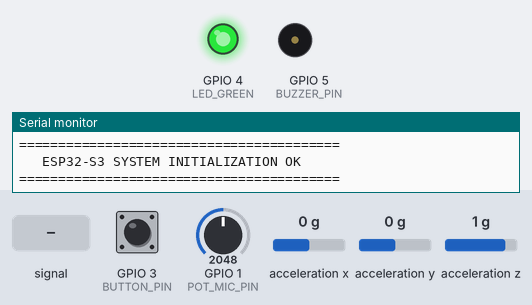
Bench run of a sketch on a simulated ESP32-S3. Shown: output pins drawn as LEDs (lit = HIGH), buzzer (waves = sounding), the last lines printed to the serial monitor. Wiring (from diagram.json): MPU-6050 motion sensor at I2C address 0x68. Dashed ring = blinking. Inputs (shaded band) come from the test bench; at power-on: GPIO 1 (POT_MIC_PIN) = 2048, GPIO 3 (BUTTON_PIN) HIGH, acceleration x 0 g, acceleration y 0 g, acceleration z 1 g.

Above: at 1.2 s.
1.3 s: GPIO 1 (POT_MIC_PIN) fed a 200 Hz sine of ±1023 counts around its level
At 2.77 s:
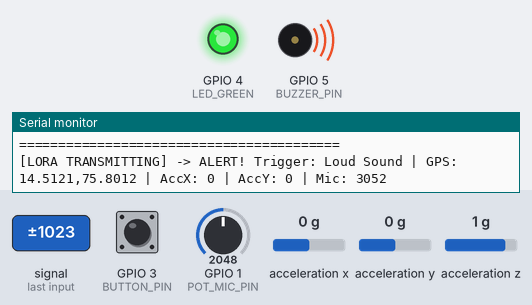
4.3 s: GPIO 1 (POT_MIC_PIN) set to 2866
At 5.0 s:
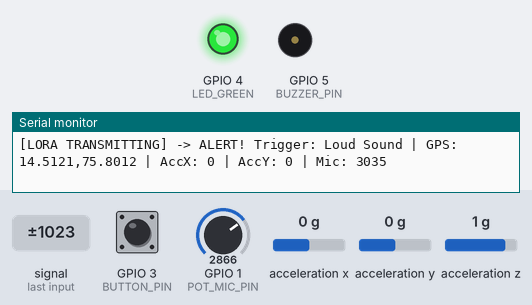
5.8 s: GPIO 3 (BUTTON_PIN) pulled LOW for 0.15 s
At 6.85 s:
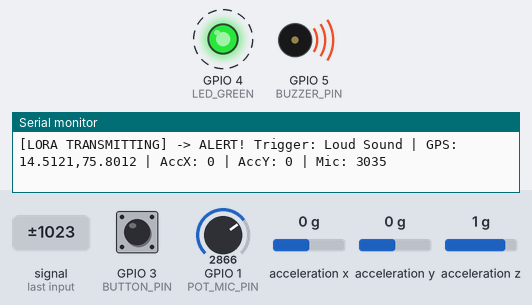
8.4 s: GPIO 3 (BUTTON_PIN) pulled LOW for 3.2 s
At 8.92 s:
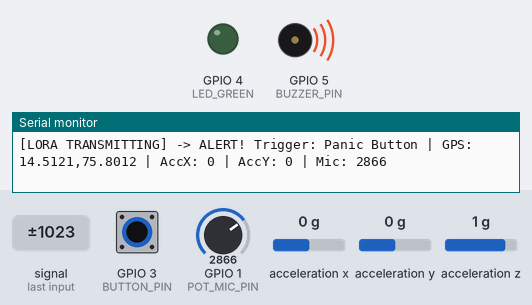
13.1 s: GPIO 1 (POT_MIC_PIN) set to 2945
14.6 s: GPIO 1 (POT_MIC_PIN) set to 3057
At 14.76 s:
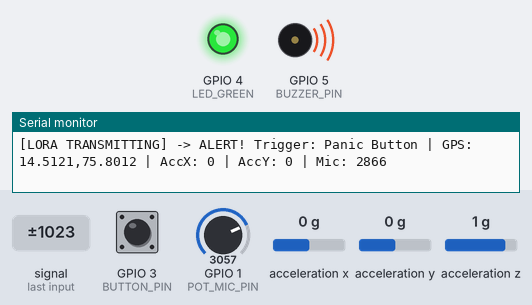
Timing chart, 0 to 18.6 s (numbered marks = the images above; inputs shaded):
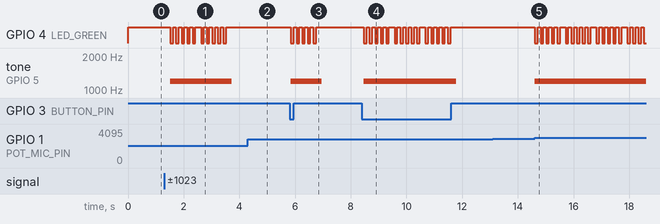

The sketch:

emergency_system.ino
```cpp
#include <Wire.h>
#include <SPI.h>

// ==================== PIN DEFINITIONS ====================
#define POT_MIC_PIN   1     // Simulates INMP441 Mic level
#define BUTTON_PIN    3     // Emergency Push Button
#define LED_GREEN     4     // Main Status / Alert LED
#define BUZZER_PIN    5     // Alert Buzzer

#define MPU6050_ADDR  0x68

// Mock Coordinates for Simulation
float currentLat = 14.5121;
float currentLon = 75.8012;

const int16_t ACCEL_IMPACT_THRESHOLD = 25000;
const int     MIC_NOISE_THRESHOLD   = 3000;

void setup() {
  Serial.begin(115200);

  pinMode(BUTTON_PIN, INPUT_PULLUP);
  pinMode(LED_GREEN, OUTPUT);
  pinMode(BUZZER_PIN, OUTPUT);

  // Initialize I2C for MPU6050
  Wire.begin();
  Wire.beginTransmission(MPU6050_ADDR);
  Wire.write(0x6B);
  Wire.write(0);
  Wire.endTransmission(true);

  digitalWrite(LED_GREEN, HIGH);
  Serial.println("=========================================");
  Serial.println("   ESP32-S3 SYSTEM INITIALIZATION OK     ");
  Serial.println("=========================================");
}

void transmitVirtualLoRa(int16_t accX, int16_t accY, int micVal, const char* triggerSource) {
  String payload = "ALERT! Trigger: " + String(triggerSource) +
                   " | GPS: " + String(currentLat, 4) + "," + String(currentLon, 4) +
                   " | AccX: " + String(accX) + " | AccY: " + String(accY) +
                   " | Mic: " + String(micVal);

  Serial.println("[LORA TRANSMITTING] -> " + payload);
}

void loop() {
  // 1. Read Accelerometer
  Wire.beginTransmission(MPU6050_ADDR);
  Wire.write(0x3B);
  Wire.endTransmission(false);
  Wire.requestFrom(MPU6050_ADDR, 6, true);

  int16_t accX = Wire.read() << 8 | Wire.read();
  int16_t accY = Wire.read() << 8 | Wire.read();
  int16_t accZ = Wire.read() << 8 | Wire.read();

  // 2. Read Potentiometer (Mic Simulation)
  int micLevel = analogRead(POT_MIC_PIN);

  // 3. Check Triggers
  bool buttonPressed = (digitalRead(BUTTON_PIN) == LOW);
  bool motionImpact   = (abs(accX) > ACCEL_IMPACT_THRESHOLD || abs(accY) > ACCEL_IMPACT_THRESHOLD);
  bool loudNoise      = (micLevel > MIC_NOISE_THRESHOLD);

  if (buttonPressed || motionImpact || loudNoise) {
    tone(BUZZER_PIN, 1200);

    // Blink Green LED to indicate Alert State
    for (int i = 0; i < 5; i++) {
      digitalWrite(LED_GREEN, LOW);
      delay(100);
      digitalWrite(LED_GREEN, HIGH);
      delay(100);
    }

    const char* source = buttonPressed ? "Panic Button" : (motionImpact ? "High Impact" : "Loud Sound");
    transmitVirtualLoRa(accX, accY, micLevel, source);
  } else {
    digitalWrite(LED_GREEN, HIGH); // Solid ON during normal operation
    noTone(BUZZER_PIN);
  }

  delay(100);
}
```

Measured:
- the behaviour switches between 3000 and 3001 on GPIO 1 (POT_MIC_PIN) (found by bisection; images 4 and 5)
- after the input at 1.3 s, GPIO 4 (LED_GREEN): goes 4 × (LOW 0.10 s, HIGH 0.10 s), LOW 0.10 s, HIGH 0.20 s, 4 × (LOW 0.10 s, HIGH 0.10 s), LOW 0.10 s, then HIGH, starting after 0.22 s; tone on GPIO 5 (BUZZER_PIN): silent → 1200 Hz after 0.22 s, → silent 2.2 s later
- after the input at 4.3 s, GPIO 4 (LED_GREEN): stops changing and stays HIGH; tone on GPIO 5 (BUZZER_PIN): stays silent (without the input it goes to 1200 Hz after 0.04 s)
- after the input at 5.8 s, GPIO 4 (LED_GREEN): alternates HIGH for 0.10 s and LOW for 0.10 s, 10 changes in all, then stays HIGH, starting after 0.05 s; tone on GPIO 5 (BUZZER_PIN): silent → 1200 Hz after 0.05 s, → silent 1.1 s later
- after the input at 8.4 s, GPIO 4 (LED_GREEN): HIGH → LOW after 0.07 s, then repeats every 1.1 s: 4 × (HIGH 0.10 s, LOW 0.10 s), HIGH 0.20 s, LOW 0.10 s; tone on GPIO 5 (BUZZER_PIN): silent → 1200 Hz after 0.07 s, → silent 3.3 s later
- after the input at 13.1 s, every drawn part: stays the same
- after the input at 14.6 s, GPIO 4 (LED_GREEN): HIGH → LOW at once, then repeats every 1.1 s: 4 × (HIGH 0.10 s, LOW 0.10 s), HIGH 0.20 s, LOW 0.10 s; tone on GPIO 5 (BUZZER_PIN): silent → 1200 Hz at once
